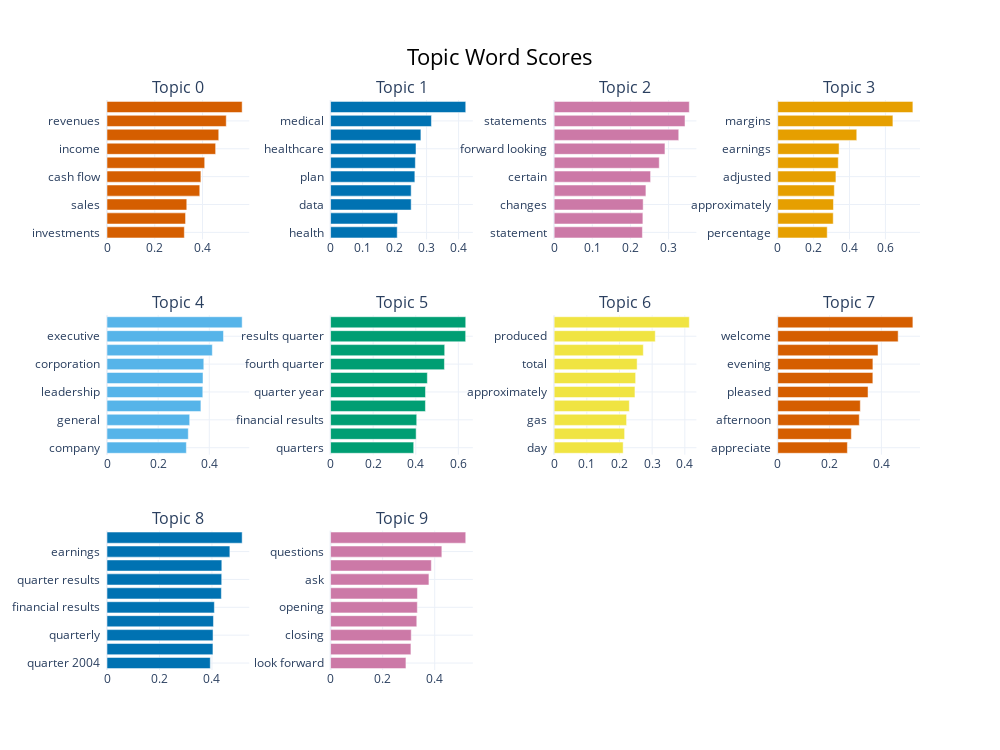

The notebook cell saved with this chart:
### Code cell
topic_model.visualize_barchart(top_n_topics=10,n_words=10).show()

### Figure 1 — Plotly figure (JSON) as saved in the notebook; plotly's stock layout.template omitted (floating-point values rounded to 4 significant figures)
{"data": [{"marker": {"color": "#D55E00"}, "orientation": "h", "type": "bar", "x": [0.3239, 0.329, 0.3342, 0.3886, 0.3932, 0.4093, 0.4551, 0.468, 0.4995, 0.5662], "xaxis": "x", "y": ["investments  ", "expense  ", "sales  ", "expenses  ", "cash flow  ", "profit  ", "income  ", "revenue  ", "revenues  ", "earnings  "], "yaxis": "y"}, {"marker": {"color": "#0072B2"}, "orientation": "h", "type": "bar", "x": [0.2083, 0.2095, 0.2518, 0.2519, 0.2634, 0.265, 0.267, 0.2823, 0.3152, 0.4224], "xaxis": "x2", "y": ["health  ", "regulatory  ", "data  ", "stage  ", "plan  ", "results  ", "healthcare  ", "research  ", "medical  ", "phase  "], "yaxis": "y2"}, {"marker": {"color": "#CC79A7"}, "orientation": "h", "type": "bar", "x": [0.2313, 0.2326, 0.2333, 0.2406, 0.2528, 0.2755, 0.2905, 0.3266, 0.343, 0.3543], "xaxis": "x3", "y": ["statement  ", "estimates  ", "changes  ", "anticipated  ", "certain  ", "risk  ", "forward looking  ", "results  ", "statements  ", "assumptions  "], "yaxis": "y3"}, {"marker": {"color": "#E69F00"}, "orientation": "h", "type": "bar", "x": [0.2757, 0.3092, 0.3105, 0.3153, 0.3242, 0.3374, 0.3418, 0.4403, 0.6416, 0.753], "xaxis": "x4", "y": ["percentage  ", "revenue  ", "approximately  ", "profit  ", "adjusted  ", "revenues  ", "earnings  ", "leverage  ", "margins  ", "margin  "], "yaxis": "y4"}, {"marker": {"color": "#56B4E9"}, "orientation": "h", "type": "bar", "x": [0.3104, 0.3179, 0.3234, 0.3673, 0.3747, 0.3755, 0.3786, 0.4119, 0.4556, 0.5286], "xaxis": "x5", "y": ["company  ", "management  ", "general  ", "management team  ", "leadership  ", "corporate  ", "corporation  ", "president  ", "executive  ", "ceo  "], "yaxis": "y5"}, {"marker": {"color": "#009E73"}, "orientation": "h", "type": "bar", "x": [0.3903, 0.4017, 0.4045, 0.4454, 0.4457, 0.4544, 0.5347, 0.5359, 0.6343, 0.6347], "xaxis": "x6", "y": ["quarters  ", "success  ", "financial results  ", "quarter  ", "quarter year  ", "quarterly  ", "fourth quarter  ", "second quarter  ", "results quarter  ", "quarter results  "], "yaxis": "y6"}, {"marker": {"color": "#F0E442"}, "orientation": "h", "type": "bar", "x": [0.2112, 0.2157, 0.2217, 0.2301, 0.2473, 0.2494, 0.254, 0.2729, 0.3095, 0.4137], "xaxis": "x7", "y": ["day  ", "half  ", "gas  ", "average  ", "approximately  ", "pipeline  ", "total  ", "capacity  ", "produced  ", "production  "], "yaxis": "y7"}, {"marker": {"color": "#D55E00"}, "orientation": "h", "type": "bar", "x": [0.2688, 0.2841, 0.3147, 0.3187, 0.3485, 0.3671, 0.3673, 0.387, 0.4647, 0.5216], "xaxis": "x8", "y": ["appreciate  ", "good  ", "afternoon  ", "thanks  ", "pleased  ", "thank  ", "evening  ", "happy  ", "welcome  ", "morning  "], "yaxis": "y8"}, {"marker": {"color": "#0072B2"}, "orientation": "h", "type": "bar", "x": [0.3936, 0.4037, 0.4041, 0.4056, 0.4091, 0.4357, 0.4371, 0.4375, 0.4681, 0.515], "xaxis": "x9", "y": ["quarter 2004  ", "conference  ", "quarterly  ", "quarter 2016  ", "financial results  ", "earnings release  ", "quarter results  ", "results quarter  ", "earnings  ", "quarter earnings  "], "yaxis": "y9"}, {"marker": {"color": "#CC79A7"}, "orientation": "h", "type": "bar", "x": [0.2895, 0.3086, 0.3098, 0.3311, 0.3332, 0.3336, 0.3778, 0.387, 0.4274, 0.5192], "xaxis": "x10", "y": ["look forward  ", "let begin  ", "closing  ", "question  ", "opening  ", "phone  ", "ask  ", "open  ", "questions  ", "calls  "], "yaxis": "y10"}], "layout": {"annotations": [{"font": {"size": 16}, "showarrow": false, "text": "Topic 0", "x": 0.0875, "xanchor": "center", "xref": "paper", "y": 1, "yanchor": "bottom", "yref": "paper"}, {"font": {"size": 16}, "showarrow": false, "text": "Topic 1", "x": 0.3625, "xanchor": "center", "xref": "paper", "y": 1, "yanchor": "bottom", "yref": "paper"}, {"font": {"size": 16}, "showarrow": false, "text": "Topic 2", "x": 0.6375, "xanchor": "center", "xref": "paper", "y": 1, "yanchor": "bottom", "yref": "paper"}, {"font": {"size": 16}, "showarrow": false, "text": "Topic 3", "x": 0.9125, "xanchor": "center", "xref": "paper", "y": 1, "yanchor": "bottom", "yref": "paper"}, {"font": {"size": 16}, "showarrow": false, "text": "Topic 4", "x": 0.0875, "xanchor": "center", "xref": "paper", "y": 0.6222, "yanchor": "bottom", "yref": "paper"}, {"font": {"size": 16}, "showarrow": false, "text": "Topic 5", "x": 0.3625, "xanchor": "center", "xref": "paper", "y": 0.6222, "yanchor": "bottom", "yref": "paper"}, {"font": {"size": 16}, "showarrow": false, "text": "Topic 6", "x": 0.6375, "xanchor": "center", "xref": "paper", "y": 0.6222, "yanchor": "bottom", "yref": "paper"}, {"font": {"size": 16}, "showarrow": false, "text": "Topic 7", "x": 0.9125, "xanchor": "center", "xref": "paper", "y": 0.6222, "yanchor": "bottom", "yref": "paper"}, {"font": {"size": 16}, "showarrow": false, "text": "Topic 8", "x": 0.0875, "xanchor": "center", "xref": "paper", "y": 0.2444, "yanchor": "bottom", "yref": "paper"}, {"font": {"size": 16}, "showarrow": false, "text": "Topic 9", "x": 0.3625, "xanchor": "center", "xref": "paper", "y": 0.2444, "yanchor": "bottom", "yref": "paper"}], "height": 750, "hoverlabel": {"bgcolor": "white", "font": {"family": "Rockwell", "size": 16}}, "showlegend": false, "title": {"font": {"color": "Black", "size": 22}, "text": "Topic Word Scores", "x": 0.5, "xanchor": "center", "yanchor": "top"}, "width": 1000, "xaxis": {"anchor": "y", "domain": [0, 0.175], "showgrid": true}, "xaxis10": {"anchor": "y10", "domain": [0.275, 0.45], "showgrid": true}, "xaxis11": {"anchor": "y11", "domain": [0.55, 0.725], "showgrid": true}, "xaxis12": {"anchor": "y12", "domain": [0.825, 1], "showgrid": true}, "xaxis2": {"anchor": "y2", "domain": [0.275, 0.45], "showgrid": true}, "xaxis3": {"anchor": "y3", "domain": [0.55, 0.725], "showgrid": true}, "xaxis4": {"anchor": "y4", "domain": [0.825, 1], "showgrid": true}, "xaxis5": {"anchor": "y5", "domain": [0, 0.175], "showgrid": true}, "xaxis6": {"anchor": "y6", "domain": [0.275, 0.45], "showgrid": true}, "xaxis7": {"anchor": "y7", "domain": [0.55, 0.725], "showgrid": true}, "xaxis8": {"anchor": "y8", "domain": [0.825, 1], "showgrid": true}, "xaxis9": {"anchor": "y9", "domain": [0, 0.175], "showgrid": true}, "yaxis": {"anchor": "x", "domain": [0.7556, 1], "showgrid": true}, "yaxis10": {"anchor": "x10", "domain": [0, 0.2444], "showgrid": true}, "yaxis11": {"anchor": "x11", "domain": [0, 0.2444], "showgrid": true}, "yaxis12": {"anchor": "x12", "domain": [0, 0.2444], "showgrid": true}, "yaxis2": {"anchor": "x2", "domain": [0.7556, 1], "showgrid": true}, "yaxis3": {"anchor": "x3", "domain": [0.7556, 1], "showgrid": true}, "yaxis4": {"anchor": "x4", "domain": [0.7556, 1], "showgrid": true}, "yaxis5": {"anchor": "x5", "domain": [0.3778, 0.6222], "showgrid": true}, "yaxis6": {"anchor": "x6", "domain": [0.3778, 0.6222], "showgrid": true}, "yaxis7": {"anchor": "x7", "domain": [0.3778, 0.6222], "showgrid": true}, "yaxis8": {"anchor": "x8", "domain": [0.3778, 0.6222], "showgrid": true}, "yaxis9": {"anchor": "x9", "domain": [0, 0.2444], "showgrid": true}}}
